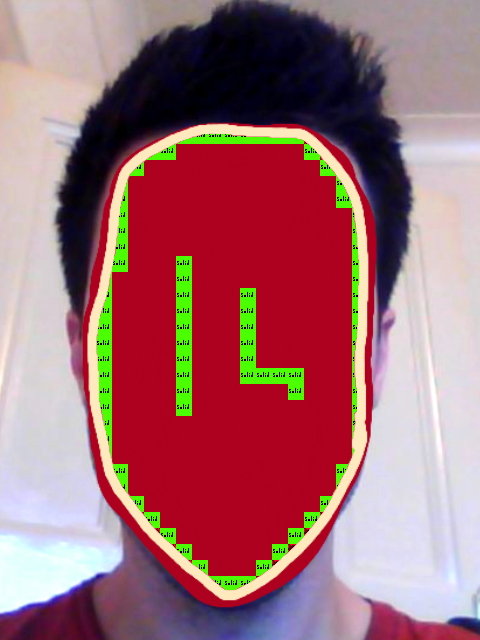

This is a level from a 2D game, rendered from its Tiled map with the project's own tilesets. A one-line summary and the map file follow, with tile-layer data summarised:
An orthogonal 30x40 tile map with 16x16 px tiles, 2 tile layers (Tile Layer 1, collision), 2 tilesets, 2 image layers and 2 objects (theMan, badguy1).

<map version="1.0" orientation="orthogonal" width="30" height="40" tilewidth="16" tileheight="16">
 <tileset firstgid="1" name="tileset1" tilewidth="16" tileheight="16">
  <image source="../img/tilesets/tileset1.png" width="160" height="64" />
 </tileset>
 <tileset firstgid="41" name="meta" tilewidth="16" tileheight="16">
  <image source="../img/tilesets/meta.png" width="64" height="16" />
  <tile id="0">
   <properties>
    <property name="type" value="solid" />
   </properties>
  </tile>
 </tileset>
 <imagelayer name="face-inside" width="30" height="40">
  <image source="../img/temp-face-inside.jpg" />
 </imagelayer>
 <layer name="Tile Layer 1" width="30" height="40">
  <data>[1200 cells, 99 non-empty, 1 distinct tile ids]</data>
 </layer>
 <layer name="collision" width="30" height="40">
  <data>[1200 cells, 86 non-empty, 1 distinct tile ids]</data>
 </layer>
 <imagelayer name="face-inside-shell" width="30" height="40">
  <image source="../img/temp-face-inside-shell.png" />
 </imagelayer>
 <objectgroup name="player" width="30" height="40">
  <object name="theMan" x="198" y="201" width="16" height="32">
   <properties>
    <property name="image" value="temp_man" />
    <property name="spritewidth" value="16" />
   </properties>
  </object>
 </objectgroup>
 <objectgroup name="badguys" width="30" height="40">
  <object name="badguy1" x="281" y="430" width="16" height="16">
   <properties>
    <property name="image" value="badguy1" />
    <property name="spritewidth" value="16" />
   </properties>
  </object>
 </objectgroup>
</map>
